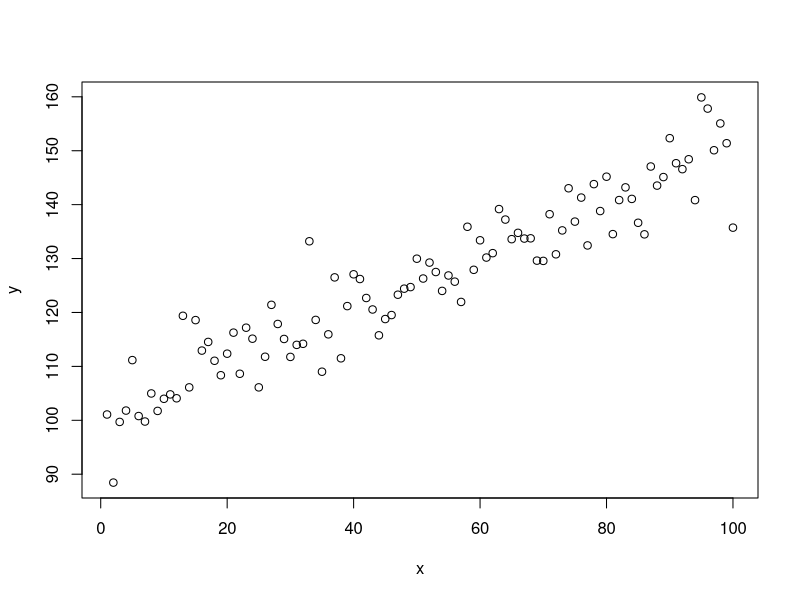

R code for this plot:
## ---- chunk 1
knitr::opts_chunk$set(echo = TRUE)
## ---- chunk 2
x = 1:100
e = rnorm(length(x),mean=0,sd=5) #generate e from normal distribution with mean 0 and standard deviation 5
y = 100 + 0.5*x + e
## ---- chunk 3
plot(x,y)
## ---- chunk 4
lm(y~x) #regression of y on x
